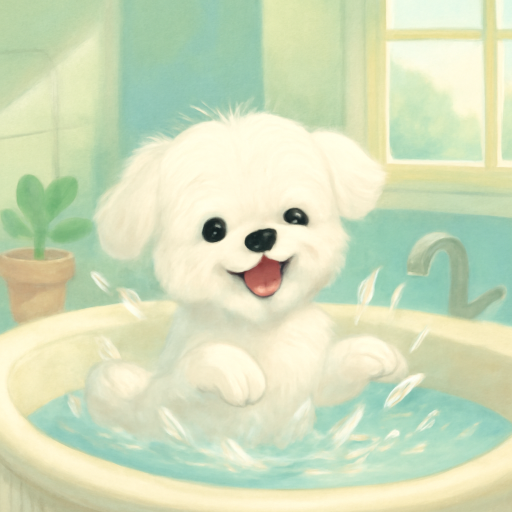
#> input picture ai/eval_data/images/20260415_100820_048b3f.png, 1024 x 1024 px (shown at 1/2 size)
$ python -i bg_quality.py   (imports and definitions only)
#> lines starting #> are read from the running program, lines starting #| are printed output that depends on the picture
#> further down, picture is the input picture: PIL image 1024x1024 RGB; mean R, G, B 209.9, 222.1, 187.9
"""
ai/eval/metrics/bg_quality.py
배경 품질 (Background Quality) — 가중치 35%

PIL 기반 지표:
  - 밝기 적정 여부 (너무 어둡거나 밝으면 감점)
  - 선명도 추정 (엣지 분산 — 낮으면 배경 뭉개짐)
  - 색 다양성 (너무 단조롭거나 너무 극단적이면 감점)

YOLO가 있으면 배경 영역(강아지 bbox 제외)만 크롭해서 평가.
없으면 전체 이미지 기준으로 계산.
"""

from __future__ import annotations
import base64
import io
import math

try:
    from PIL import Image, ImageFilter
    _PIL_AVAILABLE = True
except ImportError:
    _PIL_AVAILABLE = False


# [15 lines left out: functions _decode_image, _brightness, not called in this run]


def _sharpness(img: "Image.Image") -> float:
    """엣지 분산 — 높을수록 선명"""
    gray = img.convert("L").resize((256, 256))
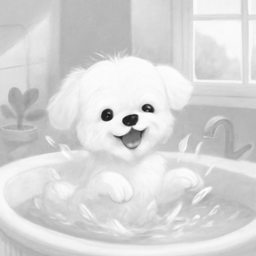
#> gray: PIL image 256x256 L; min 28, max 254, mean 214.6
    edges = gray.filter(ImageFilter.FIND_EDGES)
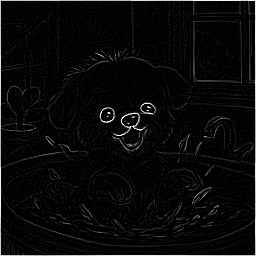
#> edges: PIL image 256x256 L; min 0, max 255, mean 9.5
    pixels = list(edges.getdata())
#> pixels = 65536 items
    mean = sum(pixels) / len(pixels)
#> mean = 9.47
    return sum((p - mean) ** 2 for p in pixels) / len(pixels)


# [63 lines left out: functions _color_diversity, score_bg_quality, not called in this run]

>>> from PIL import Image
>>> picture = Image.open('../../eval_data/images/20260415_100820_048b3f.png')
>>> result = _sharpness(picture)
#> result = 906.2

$ run again, on ai/eval_data/images/20260415_104723_a91139.png
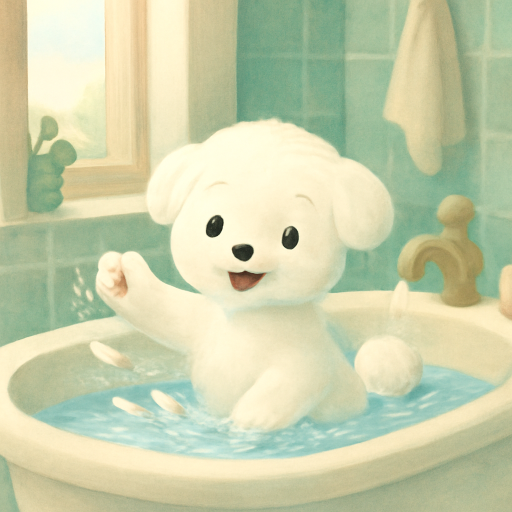
#> input picture ai/eval_data/images/20260415_104723_a91139.png, 1024 x 1024 px (shown at 1/2 size)
#> picture is the input picture: PIL image 1024x1024 RGB; mean R, G, B 201.7, 207.8, 171.4
#> in _sharpness, `gray = img.convert("L").resize((256, 256))`:
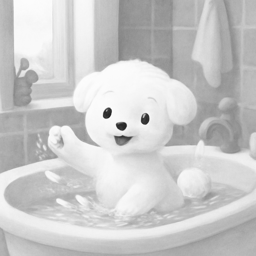
#> gray: PIL image 256x256 L; min 34, max 255, mean 201.8
#> in _sharpness, `edges = gray.filter(ImageFilter.FIND_EDGES)`:
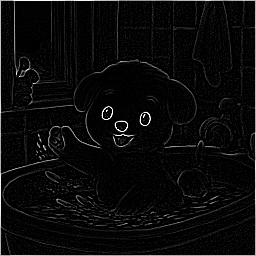
#> edges: PIL image 256x256 L; min 0, max 255, mean 10.7
#> pixels = 65536 items
#> mean = 10.69
#> result = 908.8
